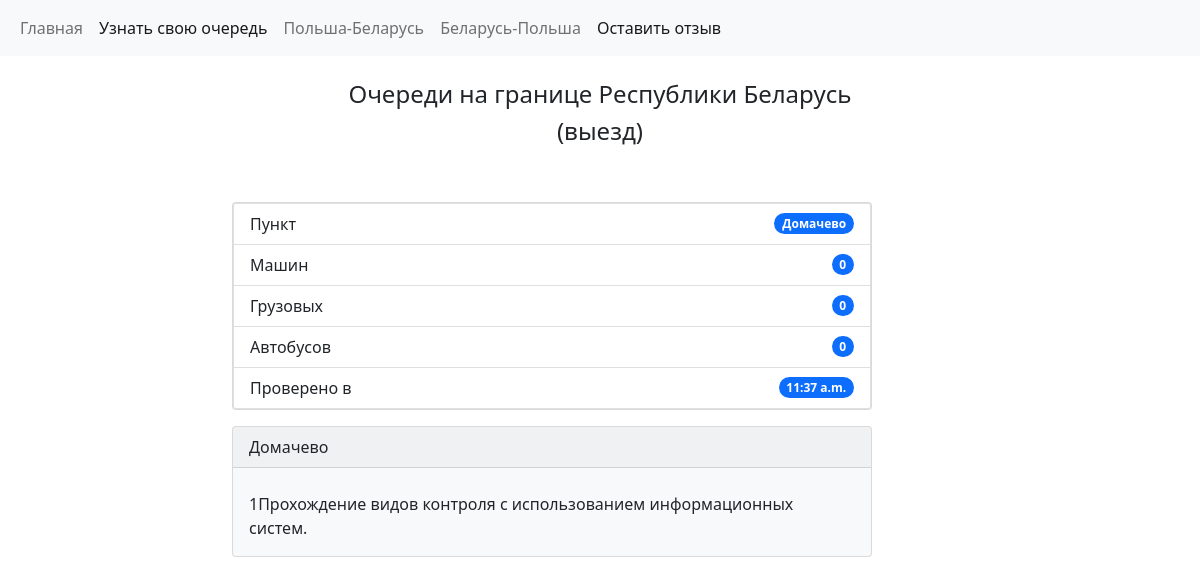
Page /domachevo on the committed database.
### website/models.py (models this page shows, shortened)
class Borders(models.Model):
    location = models.CharField(max_length=100)
    cars = models.CharField(max_length=100)
    buses = models.CharField(max_length=100)
    lorries = models.CharField(max_length=100)
    text = models.TextField(max_length=1600)
    time = models.TimeField(auto_now=True)
    created = models.DateTimeField(auto_now=True)

### website/views.py (the view)
# urls.py: path('domachevo', views.domachevo, name='domachevo'),
def domachevo(request):
    obj = Borders.objects.get(location='Домачево')
    return render(request, 'domachevo.html', {'obj': obj})

### website/templates/domachevo.html (shortened to what this page needs)
{% extends 'base.html' %}
{% block content %}
  <div class="container">
    <div class="row">
      <div class="col-sm-2">
      </div>
      <div class="col-sm-8">
            <div class="card text-dark bg-light mb-3" style="max-width: 40rem; width: 400">
                <ul class="list-group">
                  <li class="list-group-item d-flex justify-content-between align-items-center">
                    Пункт
                    <span class="badge bg-primary rounded-pill">{{ obj.location }}</span>
                  </li>
                  <li class="list-group-item d-flex justify-content-between align-items-center">
                    Машин
                    <span class="badge bg-primary rounded-pill">{{ obj.cars }}</span>
                  </li>
                  <li class="list-group-item d-flex justify-content-between align-items-center">
                    Грузовых
                    <span class="badge bg-primary rounded-pill">{{ obj.lorries }}</span>
                  </li>
                  <li class="list-group-item d-flex justify-content-between align-items-center">
                    Автобусов
                    <span class="badge bg-primary rounded-pill">{{ obj.buses }}</span>
                  </li>
                  <li class="list-group-item d-flex justify-content-between align-items-center">
                    Проверено в
                    <span class="badge bg-primary rounded-pill">{{ obj.time }}</span>
                  </li>
                </ul>
            </div>
            <div class="card text-dark bg-light mb-3" style="max-width: 40rem;">
              <div class="card-header">{{ obj.location }}</div>
              <div class="card-body">
                <p class="card-text">{{ obj.text }}</p>
              </div>
            </div>
      </div>
      <div class="col-sm-2">
      </div>
    </div>
  </div>
{% endblock %}

### rows in the picture
Borders: location "Домачево", cars "0", lorries "0", buses "0", time "11:37 a.m.", text "1Прохождение видов контроля с использованием информационных систем."
